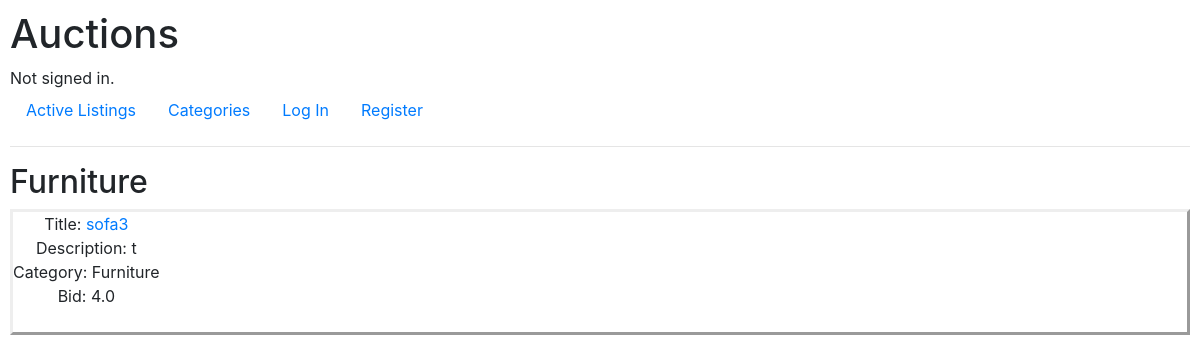
Before: /Furniture with the older database file.
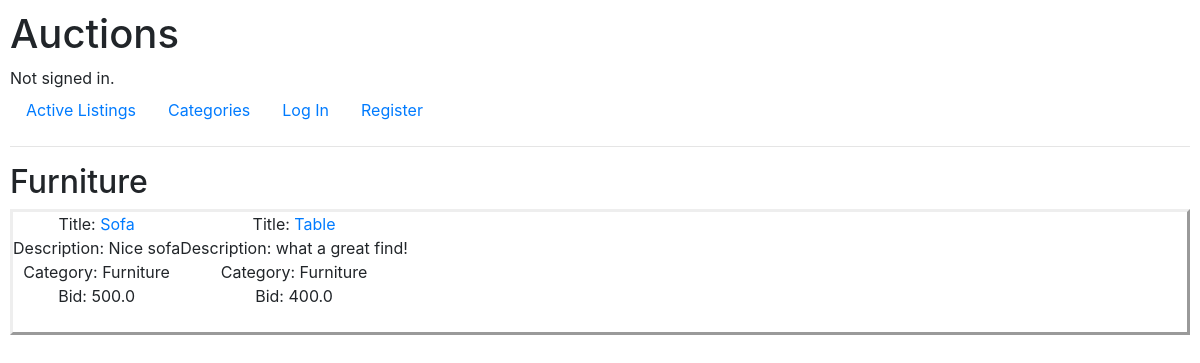
After: the same page with the newer database file.
### auctions/models.py (models this page shows)
class listings(models.Model):
    title = models.CharField(max_length=64)
    description = models.CharField(max_length=1000)
    bid = models.FloatField()
    category = models.CharField(max_length=64)
    image = models.CharField(max_length=1000)
    user = models.ForeignKey(User, on_delete=models.CASCADE, null=True, blank=True)
    status = models.CharField(max_length=10, default="open")

### auctions/views.py (the view)
# urls.py: path("<str:category>", views.category_view, name="category")
def category_view(request, category):
    list_id = listings.objects.filter(category=category)
    return render(request, "auctions/category.html",{
    "listings": list_id,
    "category": category
    })

### auctions/templates/auctions/category.html
{% extends "auctions/layout.html" %}
{% block body %}
    <h2>{{ category }}</h2>
    <div class="text-center" style="display: flex; flex-wrap: wrap; border-style: outset;">
        {% for listing in listings %}
            <div>
                Title: <a href="{% url 'listing' listing.id %}">{{ listing.title }}</a> <br>
                Description: {{ listing.description }} <br>
                Category: {{ listing.category }} <br>
                Bid: {{ listing.bid }} <br>
                <img src="{{ listing.image }}" alt="" height="300px"> <br>
            </div>
        {% endfor %}
    </div>
{% endblock %}

### auctions/templates/auctions/layout.html (shortened to what this page needs)
{% load static %}
<!DOCTYPE html>
<html lang="en">
    <head>
        <link rel="stylesheet" href="https://stackpath.bootstrapcdn.com/bootstrap/4.4.1/css/bootstrap.min.css">
        <link href="{% static 'auctions/styles.css' %}" rel="stylesheet">
    </head>
    <body>
        <h1>Auctions</h1>
        <div>
            {% if user.is_authenticated %}
                Signed in as <strong>{{ user.username }}</strong>.
            {% else %}
                Not signed in.
            {% endif %}
        </div>
        <ul class="nav">
            <li class="nav-item">
                <a class="nav-link" href="{% url 'index' %}">Active Listings</a>
            </li>
            <li class="nav-item">
                <a class="nav-link" href="{% url 'categories' %}">Categories</a>
            </li>
            {% if user.is_authenticated %}
                <li class="nav-item">
                    <a class="nav-link" href="{% url 'watchlist' %}">Watchlist</a>
                </li>
                <li class="nav-item">
                    <a class="nav-link" href="{% url 'create' %}">Create Listing</a>
                </li>
                <li class="nav-item">
                    <a class="nav-link" href="{% url 'logout' %}">Log Out</a>
                </li>
            {% else %}
                <li class="nav-item">
                    <a class="nav-link" href="{% url 'login' %}">Log In</a>
                </li>
                <li class="nav-item">
                    <a class="nav-link" href="{% url 'register' %}">Register</a>
                </li>
            {% endif %}
        </ul>
        <hr>
        {% block body %}
        {% endblock %}
    </body>
</html>

### auctions/static/auctions/styles.css (style rules this page uses)
body { padding: 10px; }

Changed rows visible on the page:
removed listings: category "Furniture", title "sofa3", description "t", bid "4.0"
added listings: title "Sofa", description "Nice sofa", category "Furniture", bid "500.0"
added listings: title "Table", description "what a great find!", category "Furniture", bid "400.0"
Other visible differences:
{{ category }}: (not shown) → "Furniture"
